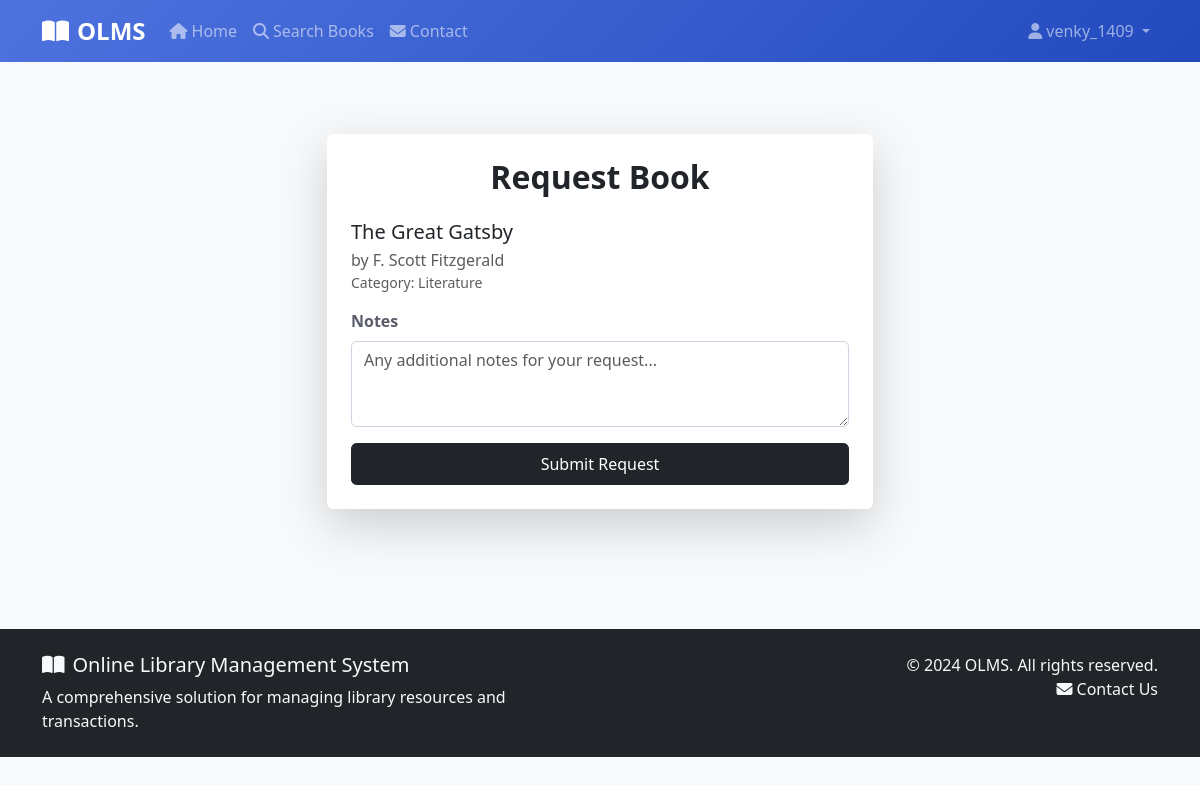
/student/books/1/request/ (signed in), run on the app's committed database.
### library/models.py (models this page shows, shortened)
class Book(models.Model):
    STATUS_CHOICES = (
        ('available', 'Available'),
        ('issued', 'Issued'),
        ('lost', 'Lost'),
        ('damaged', 'Damaged'),
    )
    title = models.CharField(max_length=200)
    author = models.CharField(max_length=200)
    isbn = models.CharField(max_length=13, unique=True)
    category = models.ForeignKey(Category, on_delete=models.CASCADE, related_name='books')
    description = models.TextField(blank=True, null=True)
    publication_year = models.IntegerField(
        validators=[MinValueValidator(1900), MaxValueValidator(2025)],
        blank=True, null=True
    )
    publisher = models.CharField(max_length=200, blank=True, null=True)
    total_copies = models.PositiveIntegerField(default=1)
    available_copies = models.PositiveIntegerField(default=1)
    status = models.CharField(max_length=20, choices=STATUS_CHOICES, default='available')
    cover_image = models.ImageField(upload_to='book_covers/', blank=True, null=True)
    created_at = models.DateTimeField(auto_now_add=True)
    updated_at = models.DateTimeField(auto_now=True)
    class Meta:
        verbose_name = "Book"
        verbose_name_plural = "Books"
        ordering = ['title']

class Category(models.Model):
    name = models.CharField(max_length=100, unique=True)
    description = models.TextField(blank=True, null=True)
    created_at = models.DateTimeField(auto_now_add=True)
    def __str__(self):
        return self.name
    class Meta:
        verbose_name = "Category"
        verbose_name_plural = "Categories"

### library/views.py (the view)
# urls.py: path('student/books/<int:book_id>/request/', views.request_book, name='request_book'),
@login_required
@user_passes_test(is_student)
def request_book(request, book_id):
    book = get_object_or_404(Book, id=book_id)
    if request.method == 'POST':
        form = BookRequestForm(request.POST)
        if form.is_valid():
            book_request = form.save(commit=False)
            book_request.student = request.user
            book_request.book = book
            book_request.save()
            messages.success(request, 'Book request submitted successfully!')
            return redirect('student_book_list')
    else:
        form = BookRequestForm()
    return render(request, 'request_book.html', {'form': form, 'book': book})

### library/forms.py
class BookRequestForm(forms.ModelForm):
    class Meta:
        model = BookRequest
        fields = ['notes']
        widgets = {
            'notes': forms.Textarea(attrs={'class': 'form-control', 'rows': 3, 'placeholder': 'Any additional notes for your request...'}),
        }

### library/views.py (called while the page is built)
def is_student(user):
    return user.is_authenticated and hasattr(user, 'profile') and user.profile.user_type == 'student'

### templates/request_book.html (shortened to what this page needs)
{% extends 'base.html' %}
{% block content %}
<div class="container py-5">
    <div class="row justify-content-center">
        <div class="col-md-8 col-lg-6">
            <div class="card shadow-lg border-0">
                <div class="card-body p-4">
                    <h2 class="mb-4 text-center fw-bold">Request Book</h2>
                    <div class="mb-3">
                        <h5 class="mb-1">{{ book.title }}</h5>
                        <div class="text-muted">by {{ book.author }}</div>
                        <div class="small text-muted">Category: {{ book.category }}</div>
                    </div>
                    <form method="post" novalidate>
                        {% for field in form %}
                            <div class="mb-3">
                                <label class="form-label">{{ field.label }}</label>
                                {{ field }}
                            </div>
                        {% endfor %}
                        <button type="submit" class="btn btn-dark w-100 py-2">Submit Request</button>
                    </form>
                </div>
            </div>
        </div>
    </div>
</div>
{% endblock %}

### templates/base.html (shortened to what this page needs)
{% load static %}
<!DOCTYPE html>
<html lang="en">
<head>
    <link href="https://cdn.jsdelivr.net/npm/bootstrap@5.3.0/dist/css/bootstrap.min.css" rel="stylesheet">
    <link rel="stylesheet" href="https://cdnjs.cloudflare.com/ajax/libs/font-awesome/6.4.0/css/all.min.css">
    <link rel="stylesheet" href="{% static 'css/style.css' %}">
</head>
<body>
    <nav class="navbar navbar-expand-lg navbar-dark bg-primary">
        <div class="container">
            <a class="navbar-brand" href="{% url 'home' %}">
                <i class="fas fa-book-open me-2"></i>OLMS
            </a>
            <div class="collapse navbar-collapse" id="navbarNav">
                <ul class="navbar-nav me-auto">
                    <li class="nav-item">
                        <a class="nav-link" href="{% url 'home' %}">
                            <i class="fas fa-home me-1"></i>Home
                        </a>
                    </li>
                    {% if user.is_authenticated %}
                        {% if user.profile.user_type == 'admin' %}
                            <li class="nav-item">
                                <a class="nav-link" href="{% url 'book_list' %}">
                                    <i class="fas fa-books me-1"></i>Books
                                </a>
                            </li>
                            <li class="nav-item">
                                <a class="nav-link" href="{% url 'transaction_list' %}">
                                    <i class="fas fa-exchange-alt me-1"></i>Transactions
                                </a>
                            </li>
                            <li class="nav-item">
                                <a class="nav-link" href="{% url 'category_list' %}">
                                    <i class="fas fa-tags me-1"></i>Categories
                                </a>
                            </li>
                            <li class="nav-item">
                                <a class="nav-link" href="{% url 'book_request_list' %}">
                                    <i class="fas fa-clock me-1"></i>Book Requests
                                </a>
                            </li>
                        {% else %}
                            <li class="nav-item">
                                <a class="nav-link" href="{% url 'student_book_list' %}">
                                    <i class="fas fa-search me-1"></i>Search Books
                                </a>
                            </li>
                        {% endif %}
                    {% endif %}
                    <li class="nav-item">
                        <a class="nav-link" href="{% url 'contact' %}">
                            <i class="fas fa-envelope me-1"></i>Contact
                        </a>
                    </li>
                </ul>
                <ul class="navbar-nav">
                    {% if user.is_authenticated %}
                        <li class="nav-item dropdown">
                            <a class="nav-link dropdown-toggle" href="#" id="navbarDropdown" role="button" data-bs-toggle="dropdown">
                                <i class="fas fa-user me-1"></i>{{ user.username }}
                            </a>
                        </li>
                    {% endif %}
                </ul>
            </div>
        </div>
    </nav>
    <main class="py-4">
        {% block content %}{% endblock %}
    </main>
    <footer class="bg-dark text-light py-4 mt-5">
        <div class="container">
            <div class="row">
                <div class="col-md-6">
                    <h5><i class="fas fa-book-open me-2"></i>Online Library Management System</h5>
                    <p class="mb-0">A comprehensive solution for managing library resources and transactions.</p>
                </div>
                <div class="col-md-6 text-md-end">
                    <p class="mb-0">&copy; 2024 OLMS. All rights reserved.</p>
                    <p class="mb-0">
                        <a href="{% url 'contact' %}" class="text-light text-decoration-none">
                            <i class="fas fa-envelope me-1"></i>Contact Us
                        </a>
                    </p>
                </div>
            </div>
        </div>
    </footer>
</body>
</html>

### static/css/style.css (style rules this page uses)
body { font-family: 'Segoe UI', Tahoma, Geneva, Verdana, sans-serif; background-color: #f8f9fa; }
.navbar-brand { font-weight: bold; font-size: 1.5rem; }
.navbar-nav .nav-link { font-weight: 500; transition: color 0.3s ease; }
.card { border: none; box-shadow: 0 0.15rem 1.75rem 0 rgba(58, 59, 69, 0.15); transition: transform 0.2s ease, box-shadow 0.2s ease; }
.btn { font-weight: 500; border-radius: 0.35rem; transition: all 0.2s ease; }
.form-control { border-radius: 0.35rem; border: 1px solid #d1d3e2; transition: border-color 0.15s ease-in-out, box-shadow 0.15s ease-in-out; }
.form-label { font-weight: 600; color: #5a5c69; }
.bg-primary { background: linear-gradient(135deg, #4e73df 0%, #224abe 100%) !important; }
footer { margin-top: auto; }

### data on the page
Book: title "The Great Gatsby", author "F. Scott Fitzgerald", category "Literature"

### other printed values
{{ user.username }} "venky_1409"
{{ field.label }} "Notes"
